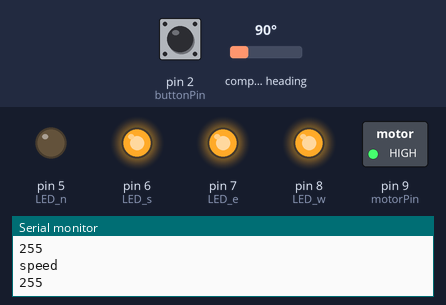
A sketch run on a simulated Arduino Uno, built with avr-gcc and run on an emulated ATmega328P. Shown: switched loads named in the sketch (green lamp = pin HIGH), output pins drawn as LEDs (lit = HIGH), the last lines printed to the serial monitor. The test bench sets the inputs (shaded band); at power-on: pin 2 (buttonPin) LOW, compass heading 90°.

Above: at 1.2 s.
1.3 s: pin 2 (buttonPin) pulled HIGH for 0.15 s
At 2.7 s:
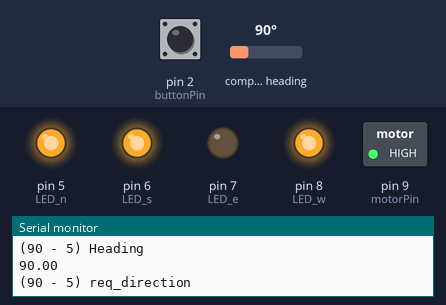
3.0 s: pin 2 (buttonPin) pulled HIGH for 1 s
At 4.4 s:
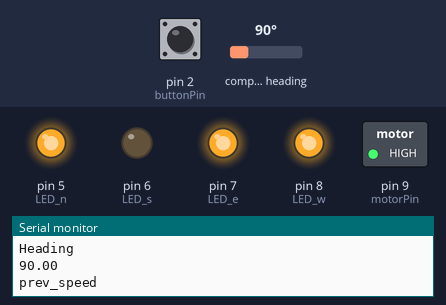
5.5 s: pin 2 (buttonPin) pulled HIGH for 0.15 s
At 6.8 s:
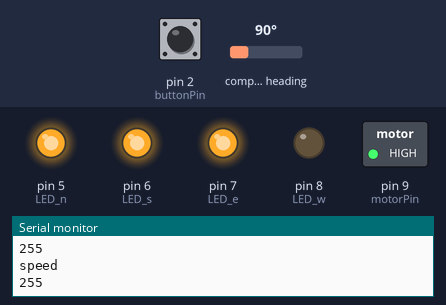
7.1 s: compass heading set to 131°
8.6 s: compass heading set to 139°
At 10.0 s:
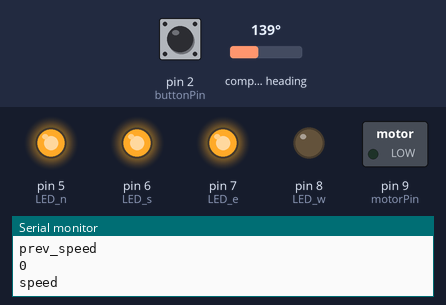
10.3 s: pin 2 (buttonPin) pulled HIGH for 3.2 s
At 11.1 s:
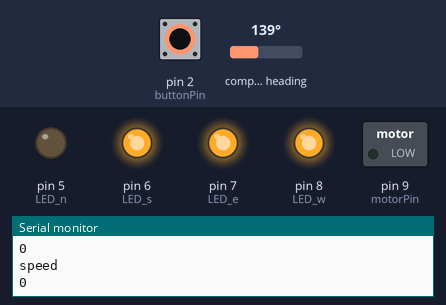
Timing chart, 0 to 13.3 s (numbered marks = the images above; inputs shaded):
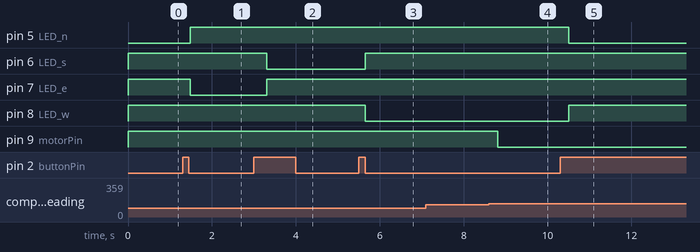

Measured:
- the behaviour switches between 135 and 136° on compass heading (found by bisection; images 3 and 4)
- after the input at 1.3 s, pin 5 (LED_n): LOW → HIGH after 0.19 s; pin 7 (LED_e): HIGH → LOW after 0.19 s
- after the input at 3.0 s, pin 6 (LED_s): HIGH → LOW after 0.30 s; pin 7 (LED_e): LOW → HIGH after 0.30 s
- after the input at 5.5 s, pin 6 (LED_s): LOW → HIGH after 0.16 s; pin 8 (LED_w): HIGH → LOW after 0.16 s
- after the input at 8.6 s, pin 9 (motorPin): HIGH → LOW after 0.21 s
- after the input at 10.3 s, pin 5 (LED_n): HIGH → LOW after 0.20 s; pin 8 (LED_w): LOW → HIGH after 0.20 s

The sketch:

haptic_feedback.ino
```cpp
/* Start of Code */

#include <Wire.h>
#include <HMC5883L.h>

//heptic motor
int motorPin = 9;

//leds to indicate direction
int LED_n = 5;
int LED_e = 7;
int LED_s = 6;
int LED_w = 8;

int req_direction = 0;

int speed = 255;
int prev_speed = 255;

//change direction button
int buttonPin = 2;

int curr_direction = 1;
int buttonState = 0;
int lastButtonState = 0;

HMC5883L compass;

void setup(){
  Serial.begin(9600);
  pinMode(motorPin, OUTPUT);
  pinMode(LED_n, OUTPUT);
  pinMode(LED_e, OUTPUT);
  pinMode(LED_s, OUTPUT);
  pinMode(LED_w, OUTPUT);
  pinMode(buttonPin, INPUT);

  analogWrite(motorPin, 255);
  Wire.begin();

  digitalWrite(LED_n, LOW);
  digitalWrite(LED_e, HIGH);
  digitalWrite(LED_s, HIGH);
  digitalWrite(LED_w, HIGH);

  // Set measurement range
  compass.setRange(HMC5883L_RANGE_1_3GA);

  // Set measurement mode
  compass.setMeasurementMode(HMC5883L_CONTINOUS);

  // Set data rate
  compass.setDataRate(HMC5883L_DATARATE_30HZ);

  // Set number of samples averaged
  compass.setSamples(HMC5883L_SAMPLES_8);

  // Set calibration offset. See HMC5883L_calibration.ino
  compass.setOffset(82, -290);
}

void loop() {
  handle_button();
}

void handle_button() {
  //int req_direction = 0;

  // read the pushbutton input pin:
  buttonState = digitalRead(buttonPin);

  // compare the buttonState to its previous state
  if (buttonState != lastButtonState) {
    // if the state has changed, increment the counter
    if (buttonState == HIGH) {

      //1 = N | 2 = E | 3 = S | 4 = W
      curr_direction++;

      Serial.print("current direction : ");
      Serial.println(curr_direction);
    }

    // Delay a little bit to avoid bouncing
    delay(50);
  }

  // save the current state as the last state, for next time through the loop
  lastButtonState = buttonState;
  float heading = get_direction();

  if (curr_direction == 1) {
    digitalWrite(LED_n, LOW);
    digitalWrite(LED_e, HIGH);
    digitalWrite(LED_s, HIGH);
    digitalWrite(LED_w, HIGH);
    req_direction = 0;
  } else if (curr_direction == 2) {
    digitalWrite(LED_n, HIGH);
    digitalWrite(LED_e, LOW);
    digitalWrite(LED_s, HIGH);
    digitalWrite(LED_w, HIGH);
    req_direction = 90;
  } else if (curr_direction == 3) {
    digitalWrite(LED_n, HIGH);
    digitalWrite(LED_e, HIGH);
    digitalWrite(LED_s, LOW);
    digitalWrite(LED_w, HIGH);
    req_direction = 180;
  } else if (curr_direction == 4) {
    digitalWrite(LED_n, HIGH);
    digitalWrite(LED_e, HIGH);
    digitalWrite(LED_s, HIGH);
    digitalWrite(LED_w, LOW);
    curr_direction  = 0;
    req_direction   = 270;
  }
  //need to handle if N and req_direction minus 5 is -5 and it needs to be 355
  if (heading > (req_direction - 5) && heading < (req_direction + 5)) {
    speed = 255;
    Serial.println("(90 - 5) Heading ");
    Serial.println(heading);
    Serial.println("(90 - 5) req_direction ");
    Serial.println(req_direction);
  } else if (heading < (req_direction - 5) && heading > (req_direction - (req_direction / 2))) {
    speed = 0;
    Serial.println("low Heading ");
    Serial.println(heading);
    Serial.println("low req_direction ");
    Serial.println(req_direction);
  }

  Serial.println("Heading ");
  Serial.println(heading);
  Serial.println("prev_speed ");
  Serial.println(prev_speed);
  Serial.println("speed ");
  Serial.println(speed);

  if (prev_speed != speed){
    if (speed >= 0 && speed <= 255) {
      analogWrite(motorPin, speed);
      delay(1000);
    }
  }
  prev_speed = speed;
}

float get_direction() {
  Vector norm = compass.readNormalize();

  // Calculate heading
  float heading = atan2(norm.YAxis, norm.XAxis);

  // Set declination angle on your location and fix heading
  // You can find your declination on: http://magnetic-declination.com/
  // (+) Positive or (-) for negative
  // For Montreal,QC declination angle is -14'35W (negative)
  // portland +15 2'
  // Formula: (deg + (min / 60.0)) / (180 / M_PI);
  float declinationAngle = (15.0 + (2.0 / 60.0)) / (180 / M_PI);
  //float declinationAngle = (-15.0-(2.0/60.0)) / (180 / M_PI);;
  //heading -= declinationAngle;
  //heading += 0.26;

  // Correct for heading < 0deg and heading > 360deg
  if (heading < 0)
    heading += 2 * PI;


  if (heading > 2 * PI)
    heading -= 2 * PI;

  // Convert to degrees
  float headingDegrees = heading * (180/M_PI);

  //Serial.println("BEFotr ");
  //Serial.println(headingDegrees);

  delay(100);
  return headingDegrees;
}

/* End of Code */
```
